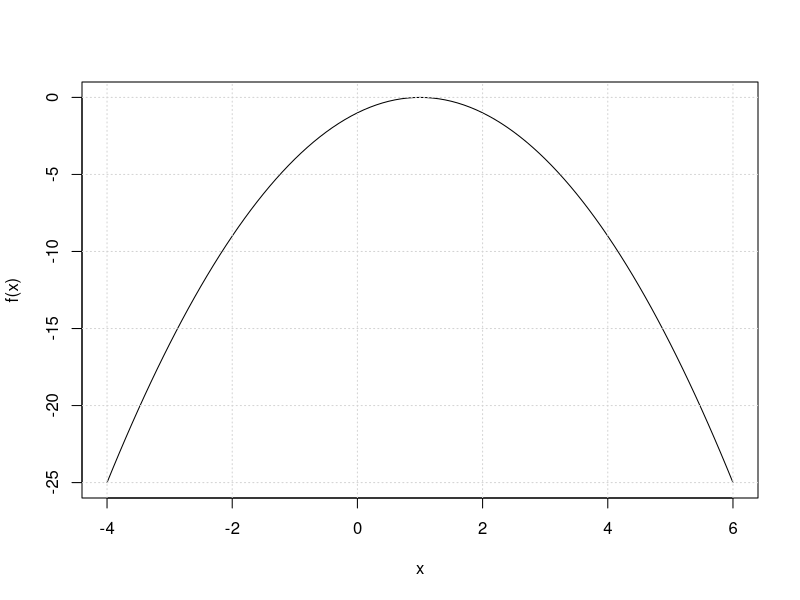

Generate this figure with R:
## ---- chunk 1
knitr::opts_chunk$set(echo = TRUE)
## ---- chunk 2
f <-  function(x){
  return(-1 * x*x + 2*x -1)
}

curve(f,-4,6)
grid()

